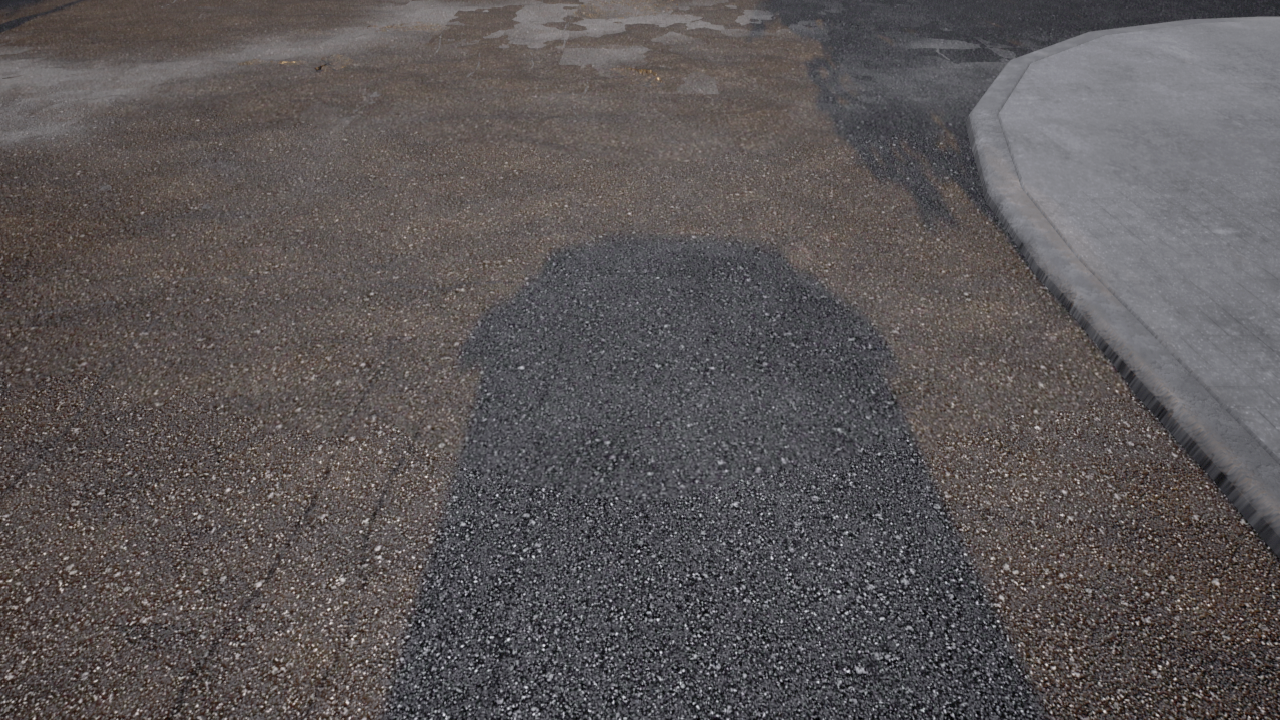
#> input picture sample_data/left.png, 1280 x 720 px
$ python sift_test.py
#> lines starting #> are read from the running program, lines starting #| are printed output that depends on the picture
import numpy as np
import cv2
import os
from matplotlib import pyplot as plt

imgname1 = '../sample_data/left.png'
imgname2 = '../sample_data/right.png'

if not os.path.exists(imgname1) or not os.path.exists(imgname2):
    print("image not exist")

#实例化的sift函数
sift = cv2.xfeatures2d.SIFT_create()

img1 = cv2.imread(imgname1)
#> img1 is the input picture: shape (720, 1280, 3); mean B, G, R 86.4, 86.1, 91
gray1 = cv2.cvtColor(img1, cv2.COLOR_BGR2GRAY) #灰度处理图像
img2 = cv2.imread(imgname2)
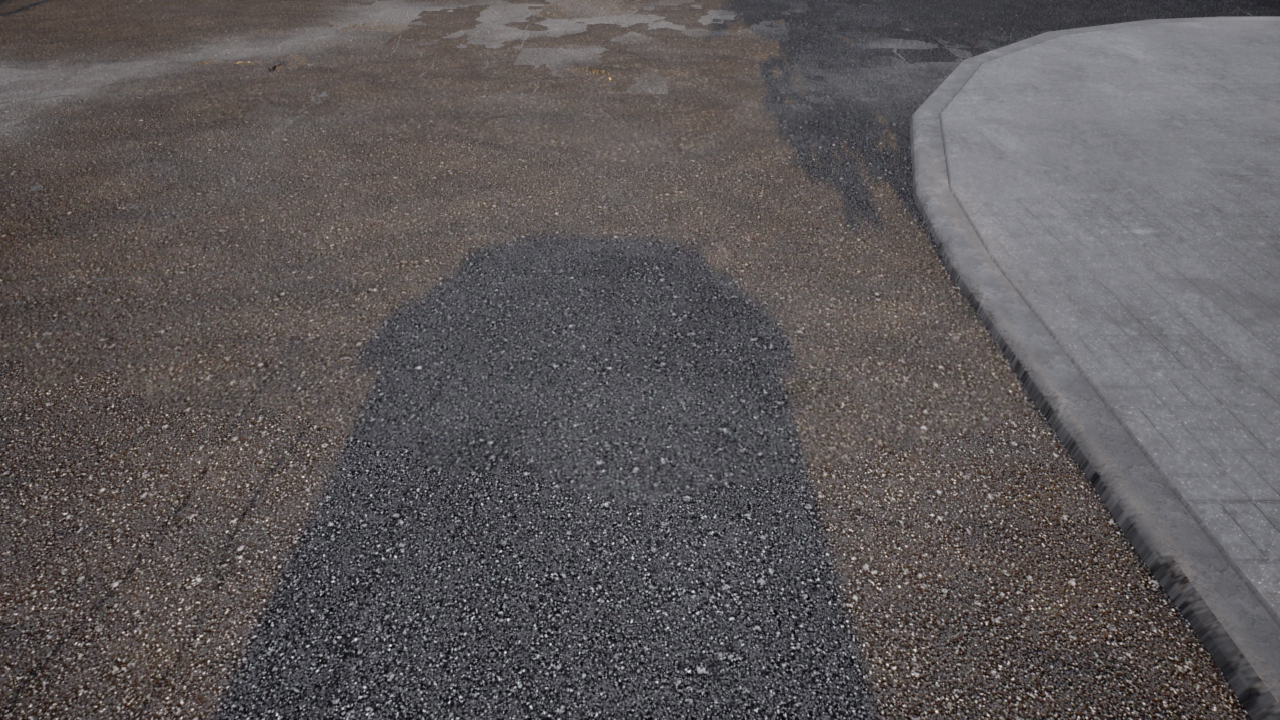
#> input picture sample_data/right.png, 1280 x 720 px
#> img2 is the input picture: shape (720, 1280, 3); mean B, G, R 89.2, 88.3, 92.7
gray2 = cv2.cvtColor(img2, cv2.COLOR_BGR2GRAY)#灰度处理图像
hmerge = np.hstack((gray1, gray2)) #水平拼接
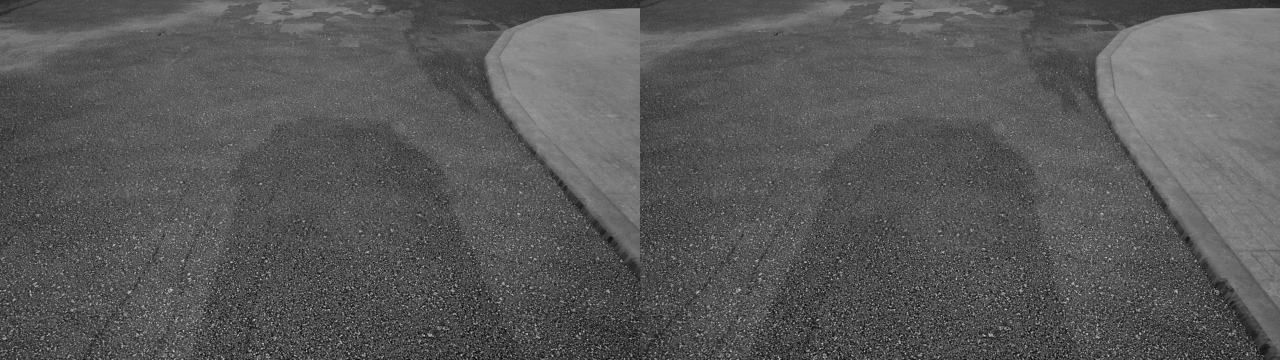
#> hmerge: shape (720, 2560) (shown at 1/2 size); min 0, max 228, mean 88.7
cv2.imshow("gray", hmerge) #拼接显示为gray
cv2.waitKey(0)

kp1, des1 = sift.detectAndCompute(img1,None)   #des是描述子
#> kp1 = 9012 keypoints; strongest (x, y, size): (544, 645, 1.8), (449, 657, 1.8), (661, 652, 1.9), (639, 551, 1.9)
#sift.detectAndComputer(gray， None)计算出图像的关键点和sift特征向量   参数说明：gray表示输入的图片
#des1表示sift特征向量，128维
print("图片1的关键点数目："+str(len(kp1)))
#| 图片1的关键点数目：9012
#print(des1.shape)
kp2, des2 = sift.detectAndCompute(img2,None)  #des是描述子
#> kp2 = 8208 keypoints; strongest (x, y, size): (390, 645, 1.9), (505, 652, 1.9), (292, 657, 1.9), (693, 591, 2)
print("图片2的关键点数目："+str(len(kp2)))
#| 图片2的关键点数目：8208

img3 = cv2.drawKeypoints(img1,kp1,img1,color=(255,0,255)) #画出特征点，并显示为红色圆圈
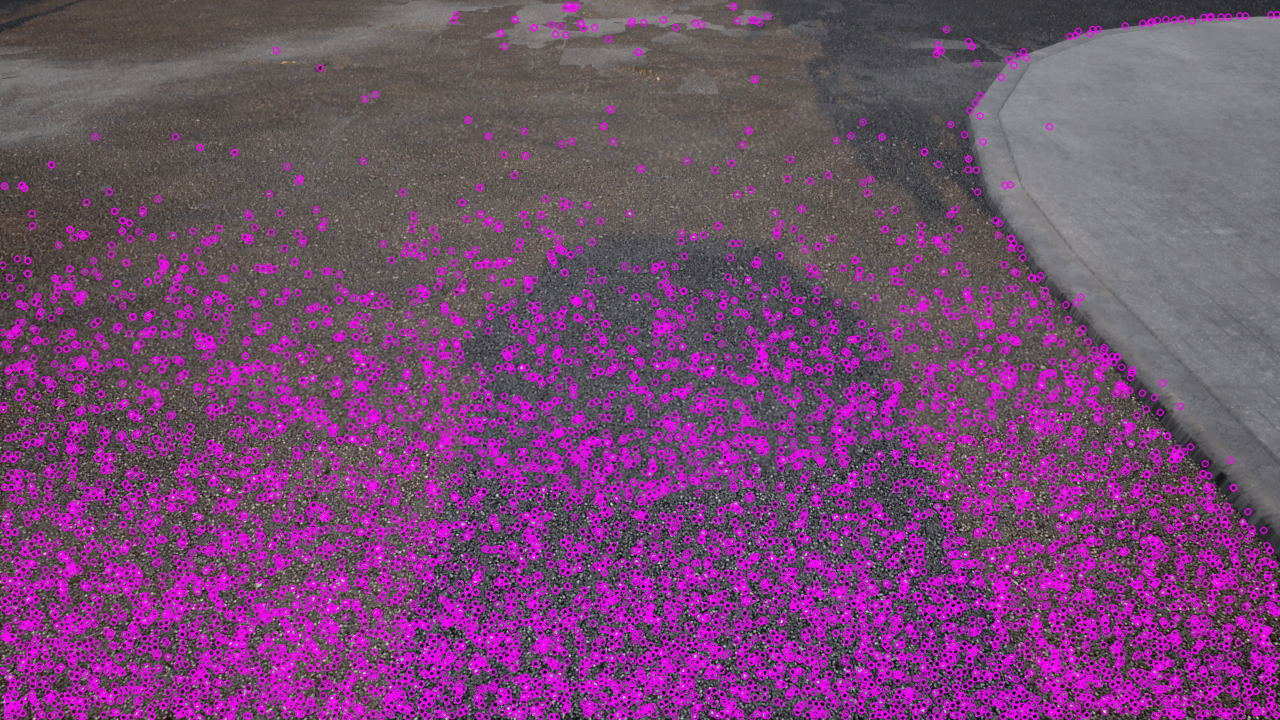
#> img3: shape (720, 1280, 3); mean B, G, R 114, 73.3, 117.9
#img3 = cv2.drawKeypoints(gray, kp, img) 在图中画出关键点   参数说明：gray表示输入图片, kp表示关键点，img表示输出的图片
#print(img3.size)
img4 = cv2.drawKeypoints(img2,kp2,img2,color=(255,0,255)) #画出特征点，并显示为红色圆圈
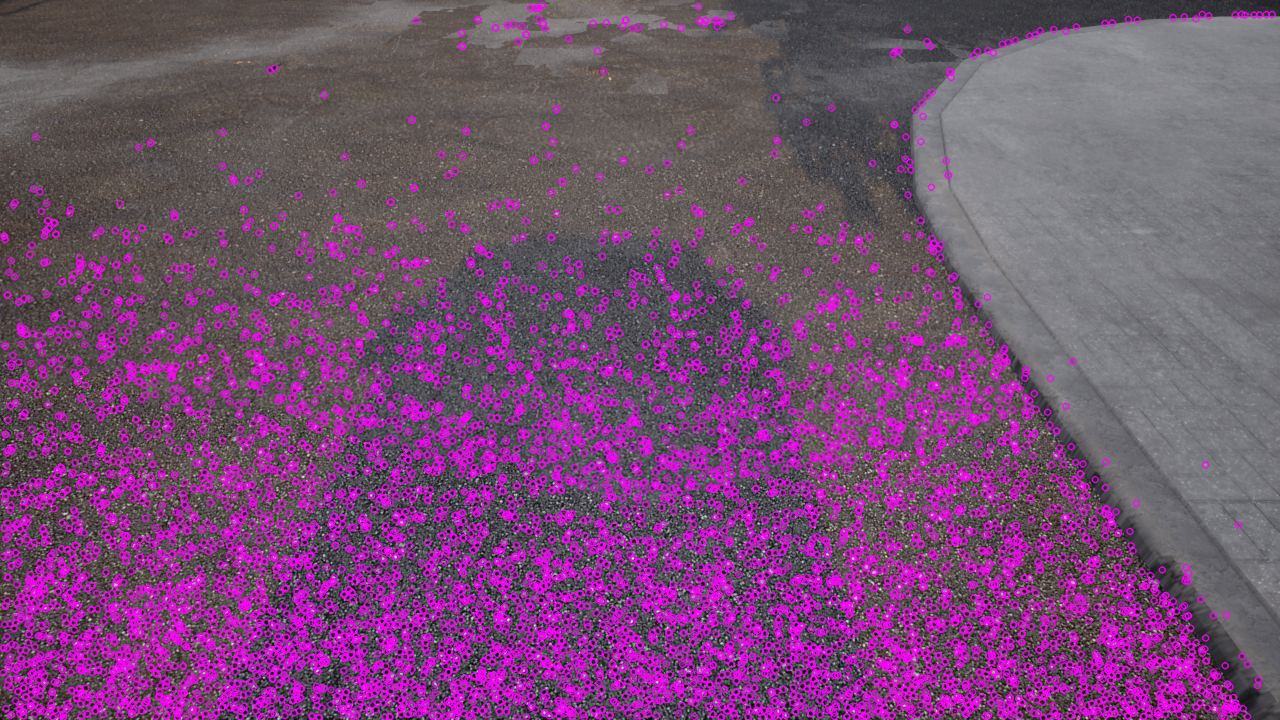
#> img4: shape (720, 1280, 3); mean B, G, R 114.4, 76.7, 117.4

hmerge = np.hstack((img3, img4)) #水平拼接
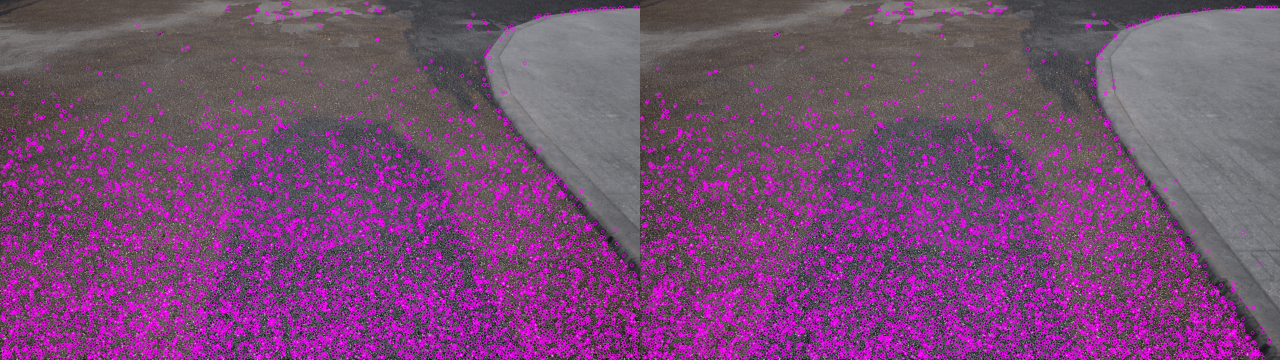
#> hmerge: shape (720, 2560, 3) (shown at 1/2 size); mean B, G, R 114.2, 75, 117.7
cv2.imshow("point", hmerge) #拼接显示为gray
cv2.waitKey(0)

# BFMatcher解决匹配
bf = cv2.BFMatcher()
matches = bf.knnMatch(des1,des2, k=2)
#> matches = 9012 matches
#print(matches)
#print(len(matches))
# 调整ratio
good = []
for m,n in matches:
    if m.distance < 0.75*n.distance:
        good.append([m])
#> after the loop, good = 4481 matches
#img5 = cv2.drawMatchesKnn(img1,kp1,img2,kp2,matches,None,flags=2)
img5 = cv2.drawMatchesKnn(img1,kp1,img2,kp2,good,None,flags=2)
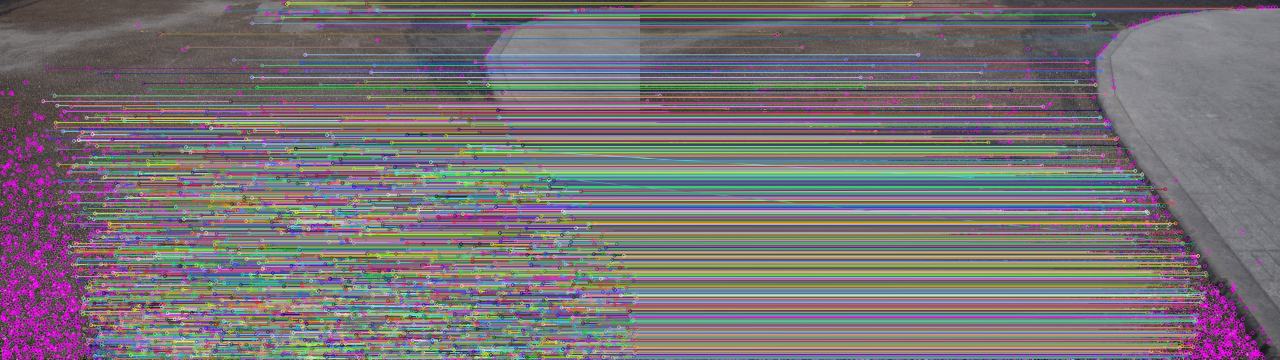
#> img5: shape (720, 2560, 3) (shown at 1/2 size); mean B, G, R 117.2, 113.2, 119.3
cv2.imshow("BFmatch", img5)
cv2.waitKey(0)
cv2.destroyAllWindows()
